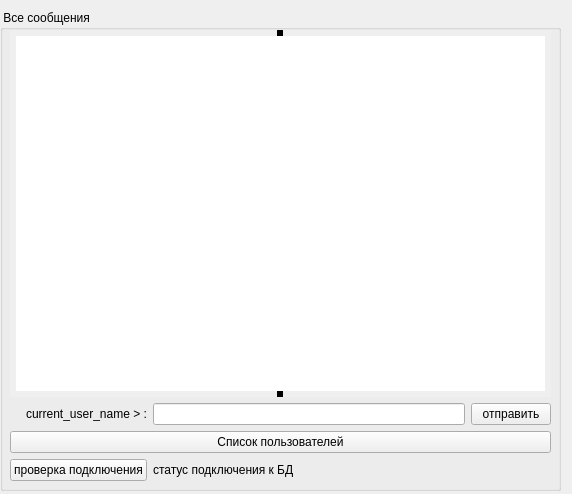
<?xml version="1.0" encoding="UTF-8"?>
<ui version="4.0">
 <class>MainWindow</class>
 <widget class="QMainWindow" name="MainWindow">
  <property name="geometry">
   <rect>
    <x>0</x>
    <y>0</y>
    <width>572</width>
    <height>494</height>
   </rect>
  </property>
  <property name="windowTitle">
   <string>MainWindow</string>
  </property>
  <property name="animated">
   <bool>false</bool>
  </property>
  <widget class="QWidget" name="centralwidget">
   <widget class="QGroupBox" name="grBox_User">
    <property name="geometry">
     <rect>
      <x>0</x>
      <y>10</y>
      <width>561</width>
      <height>481</height>
     </rect>
    </property>
    <property name="title">
     <string> Все сообщения </string>
    </property>
    <widget class="QWidget" name="gridLayoutWidget">
     <property name="geometry">
      <rect>
       <x>10</x>
       <y>20</y>
       <width>541</width>
       <height>451</height>
      </rect>
     </property>
     <layout class="QGridLayout" name="gridLayout">
      <item row="1" column="1">
       <widget class="QLineEdit" name="textMessage"/>
      </item>
      <item row="0" column="0" colspan="3">
       <widget class="QListView" name="listView_Message">
        <property name="layoutDirection">
         <enum>Qt::LeftToRight</enum>
        </property>
        <property name="autoFillBackground">
         <bool>true</bool>
        </property>
        <property name="frameShape">
         <enum>QFrame::VLine</enum>
        </property>
        <property name="frameShadow">
         <enum>QFrame::Plain</enum>
        </property>
        <property name="lineWidth">
         <number>6</number>
        </property>
       </widget>
      </item>
      <item row="1" column="2">
       <widget class="QPushButton" name="btnSendMessage">
        <property name="text">
         <string>отправить</string>
        </property>
       </widget>
      </item>
      <item row="1" column="0" alignment="Qt::AlignRight">
       <widget class="QLabel" name="lblCurrentUser">
        <property name="text">
         <string>current_user_name &gt; :</string>
        </property>
       </widget>
      </item>
      <item row="2" column="0" colspan="3">
       <widget class="QPushButton" name="btnUsersList">
        <property name="text">
         <string>Список пользователей</string>
        </property>
       </widget>
      </item>
      <item row="3" column="0">
       <widget class="QPushButton" name="btnCheckBD">
        <property name="text">
         <string>проверка подключения</string>
        </property>
       </widget>
      </item>
      <item row="3" column="1" colspan="2">
       <widget class="QLabel" name="lblStatusBD">
        <property name="text">
         <string>статус подключения к БД</string>
        </property>
       </widget>
      </item>
     </layout>
    </widget>
   </widget>
  </widget>
  <action name="menu_listUsers">
   <property name="checkable">
    <bool>false</bool>
   </property>
   <property name="text">
    <string>Список пользователей</string>
   </property>
   <property name="iconVisibleInMenu">
    <bool>true</bool>
   </property>
  </action>
 </widget>
 <resources/>
 <connections/>
</ui>
